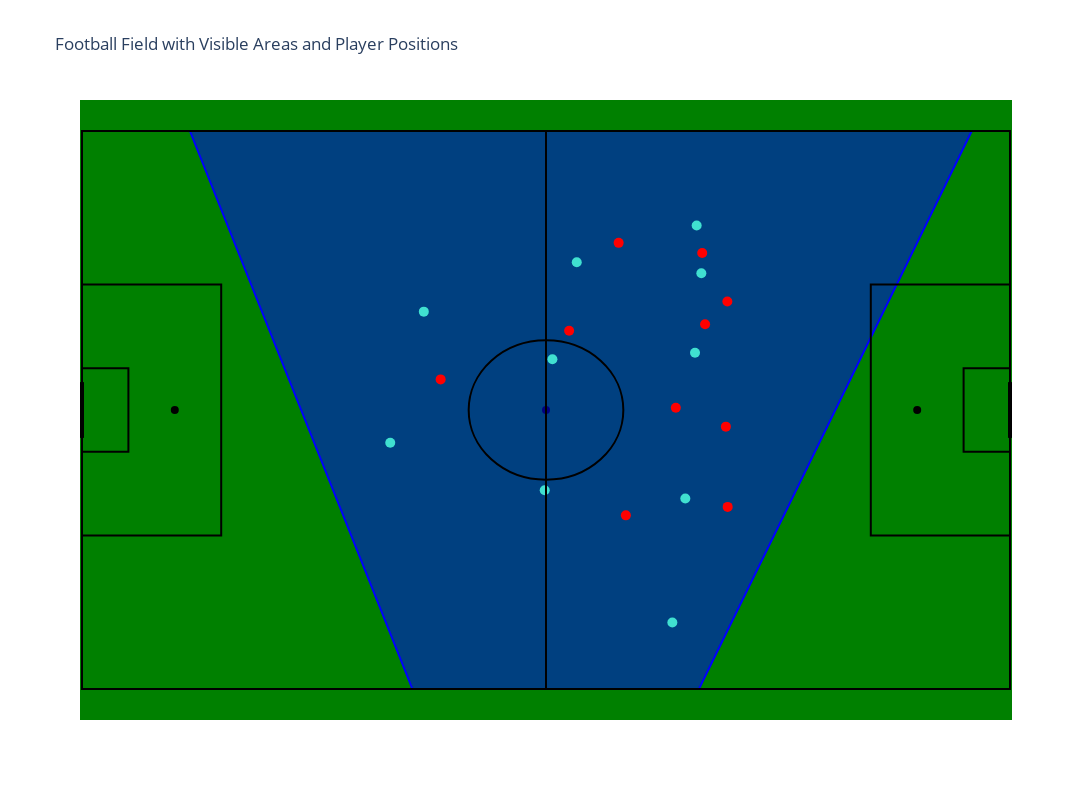

Here is the notebook cell this chart was saved with:
### Markdown cell above
### Analysis of frames

### Code cell
# Here, we want to see one example of frame displayed on the field already implemented in the eda_functions.py 
# Extract a random sample (improve speed of load instead of grouping all sample)
random_sample_df = three_sixty_df.sample(withReplacement=False, fraction=0.01, seed=random.randint(0, 100)).limit(1)

# Extract player positions and teammate status from the random sample
player_positions_df = random_sample_df.select(explode(col("freeze_frame")).alias("player"))
positions_df = player_positions_df.select(
    col("player.location").alias("location"),
    col("player.teammate").alias("teammate")
)

# Collect the data
positions_list = positions_df.collect()

# Separate the coordinates and teammate status
x_teammates = [pos.location[0] for pos in positions_list if pos.teammate]
y_teammates = [pos.location[1] for pos in positions_list if pos.teammate]
x_opponents = [pos.location[0] for pos in positions_list if not pos.teammate]
y_opponents = [pos.location[1] for pos in positions_list if not pos.teammate]

# Extract visible_area from the random sample
visible_areas_list = random_sample_df.select("visible_area").collect()

# Convert to a list of lists of coordinates
visible_areas = [row['visible_area'] for row in visible_areas_list]


# Create the football field plot
fig = create_football_field_plotly()

# Plot visible area
for area in visible_areas:
    x_coords = area[0::2]  # Take every second element starting from index 0
    y_coords = area[1::2]  # Take every second element starting from index 1
    
    # Add the first point again to close the polygon
    x_coords.append(x_coords[0])
    y_coords.append(y_coords[0])

fig.add_trace(go.Scatter(x=x_coords, y=y_coords, fill='toself', mode='lines', line=dict(color='blue')))

# Plot player positions
fig.add_trace(go.Scatter(x=x_teammates, y=y_teammates, mode='markers', marker=dict(color='turquoise', size=10), name='Teammates'))
fig.add_trace(go.Scatter(x=x_opponents, y=y_opponents, mode='markers', marker=dict(color='red', size=10), name='Opponents'))

# Update layout and show plot
fig.update_layout(title='Football Field with Visible Areas and Player Positions')
fig.show()

### Figure 1 — Plotly figure (JSON) as saved in the notebook; plotly's stock layout.template omitted (floating-point values rounded to 4 significant figures)
{"data": [{"marker": {"color": "black", "size": 8}, "mode": "markers", "x": [60.0], "y": [40.0], "type": "scatter"}, {"marker": {"color": "black", "size": 8}, "mode": "markers", "x": [12, 108], "y": [40.0, 40.0], "type": "scatter"}, {"fill": "toself", "line": {"color": "blue"}, "mode": "lines", "x": [13.95, 42.73, 79.78, 115.1, 13.95, 13.95], "y": [80.0, 0.0, 0.0, 80.0, 80.0, 80.0], "type": "scatter"}, {"marker": {"color": "turquoise", "size": 10}, "mode": "markers", "name": "Teammates", "x": [39.86, 44.2, 59.83, 60.83, 63.98, 76.34, 78.02, 79.27, 79.48, 80.09], "y": [35.31, 54.1, 28.49, 47.27, 61.17, 9.532, 27.3, 48.22, 66.46, 59.61], "type": "scatter"}, {"marker": {"color": "red", "size": 10}, "mode": "markers", "name": "Opponents", "x": [46.37, 62.99, 69.39, 70.33, 76.79, 80.2, 80.57, 83.26, 83.45, 83.49], "y": [44.39, 51.36, 63.96, 24.9, 40.31, 62.5, 52.28, 37.61, 55.57, 26.11], "type": "scatter"}], "layout": {"height": 800, "width": 1200, "shapes": [{"line": {"color": "black"}, "type": "rect", "x0": 0, "x1": 120, "y0": 0, "y1": 80}, {"line": {"color": "black"}, "type": "line", "x0": 60.0, "x1": 60.0, "y0": 0, "y1": 80}, {"line": {"color": "black"}, "type": "rect", "x0": 0, "x1": 18, "y0": 22.0, "y1": 58.0}, {"line": {"color": "black"}, "type": "rect", "x0": 102, "x1": 120, "y0": 22.0, "y1": 58.0}, {"line": {"color": "black"}, "type": "rect", "x0": 0, "x1": 6, "y0": 34.0, "y1": 46.0}, {"line": {"color": "black"}, "type": "rect", "x0": 114, "x1": 120, "y0": 34.0, "y1": 46.0}, {"line": {"color": "black"}, "type": "circle", "x0": 50.0, "x1": 70.0, "xref": "x", "y0": 30.0, "y1": 50.0, "yref": "y"}, {"line": {"color": "black", "width": 4}, "type": "line", "x0": 0, "x1": 0, "y0": 36.0, "y1": 44.0}, {"line": {"color": "black", "width": 4}, "type": "line", "x0": 120, "x1": 120, "y0": 36.0, "y1": 44.0}], "xaxis": {"showgrid": false, "showticklabels": false, "zeroline": false}, "yaxis": {"showgrid": false, "showticklabels": false, "zeroline": false}, "plot_bgcolor": "green", "showlegend": false, "title": {"text": "Football Field with Visible Areas and Player Positions"}}}
